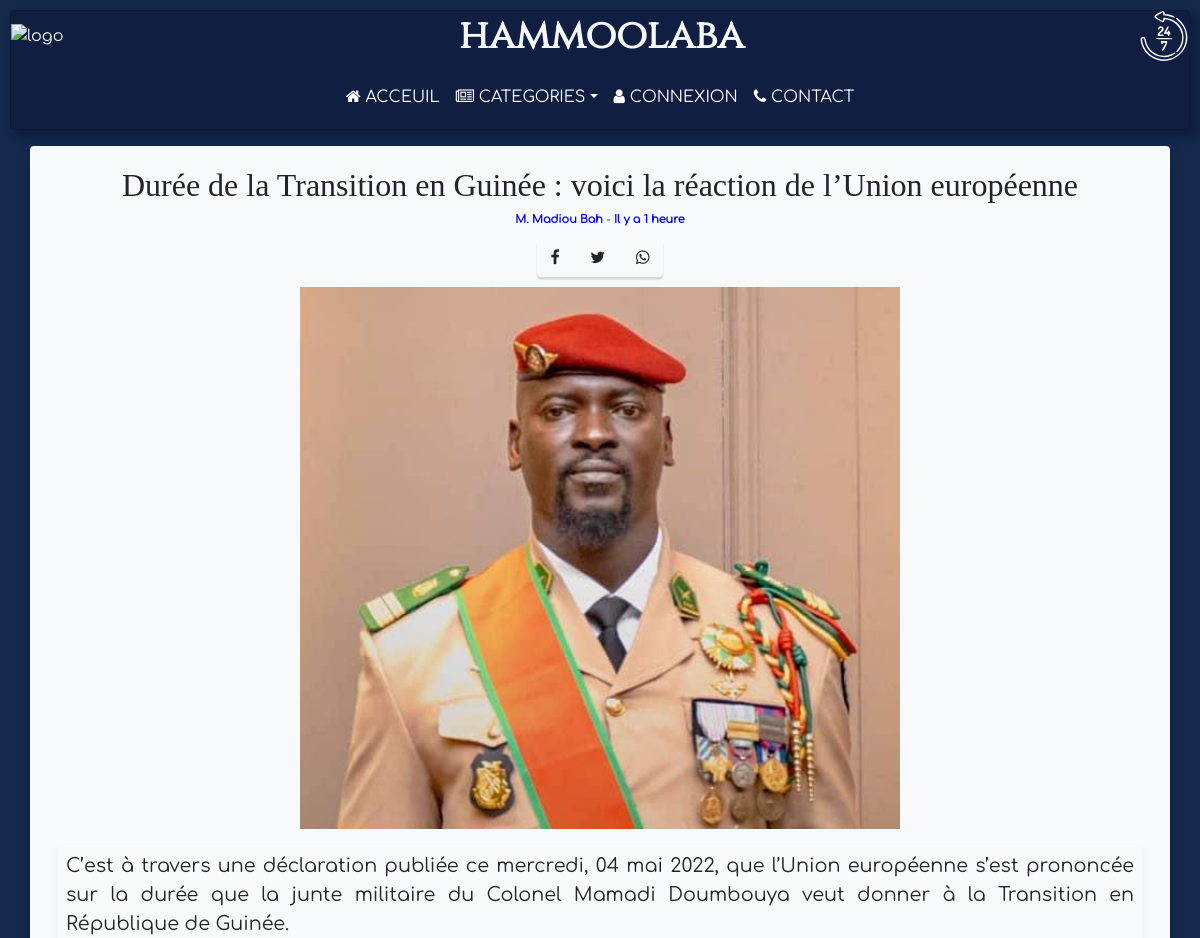
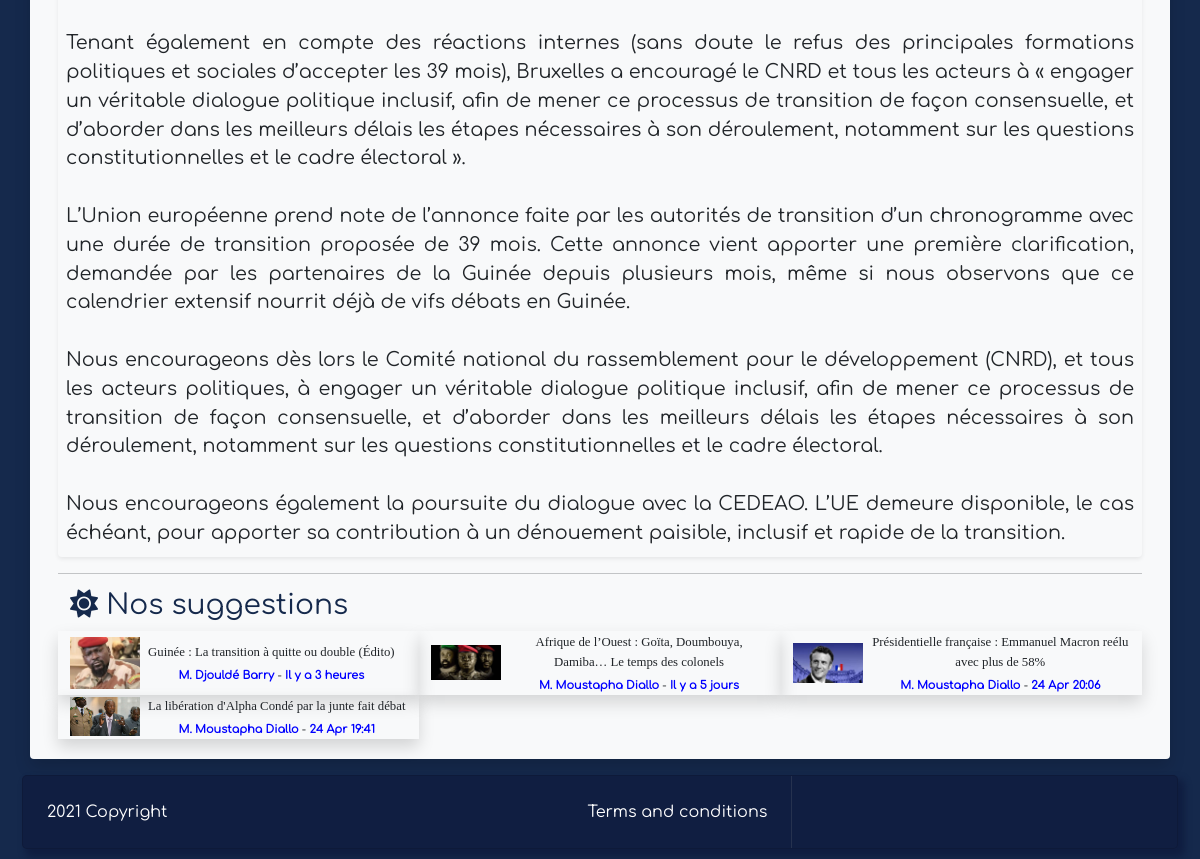
Screenshot of /article.php?id=31 with the database file from the repository (2 pictures, top to bottom).
### tables this page shows
CREATE TABLE `articles` (
  `id` int NOT NULL AUTO_INCREMENT,
  `title` varchar(255) NOT NULL,
  `dateposted` datetime NOT NULL,
  `body` text NOT NULL,
  `imgpath` varchar(100) NOT NULL,
  `cat_id` int NOT NULL,
  `author_id` int NOT NULL,
  PRIMARY KEY (`id`),
  KEY `cat_id` (`cat_id`),
  KEY `fk_author_id_users_id` (`author_id`),
  CONSTRAINT `articles_ibfk_1` FOREIGN KEY (`cat_id`) REFERENCES `categories` (`id`),
  CONSTRAINT `fk_author_id_users_id` FOREIGN KEY (`author_id`) REFERENCES `users` (`id`)
);

CREATE TABLE `users` (
  `id` int NOT NULL AUTO_INCREMENT,
  `name` varchar(100) NOT NULL,
  `username` varchar(20) NOT NULL,
  `password` varchar(20) NOT NULL,
  `email` varchar(100) NOT NULL,
  `role` char(1) NOT NULL DEFAULT '0',
  PRIMARY KEY (`id`),
  UNIQUE KEY `username` (`username`),
  UNIQUE KEY `email` (`email`)
);

### functions.php (called while the page is built, shortened)
<?php
function date_duree($from){
  $to = time();
  $from = strtotime($from);
  $diff = ($to - $from);
  if($diff < 3600){
    $duree = sprintf("%d", $diff / 60);
    return "Il y a " . $duree . " minute" . ($duree > 1 ? "s" : "");
  }
  else if($diff < 86400){
    $duree = sprintf("%d", $diff / 3600);
    return "Il y a " . $duree . " heure" . ($duree > 1 ? "s" : "");
  }
  else if($diff < 86400 * 7){
    $duree = sprintf("%d", $diff / 86400);
    return "Il y a " . $duree . " jour" . ($duree > 1 ? "s" : "");
  }
  else if($diff < 86400 * 364.25){
    return date('d M H:i', $from);
  }
  else
    return date('D d M Y H:i', $from);
}

### config.php (called while the page is built, shortened)
<?php
  $config_imgarticle_folder = "Images/articles";

### article.php (the view, shortened to what this page needs)
<?php
    if(!isset($_GET['id'])){
        header("Location:index.php");
    }
    else{
        require "config.php";
        require "functions.php";
        $id = (int)$_GET['id'];
        $db = new mysqli($hname, $uname, $pword, $dbase);
        $resultarticle = $db->query("SELECT articles.*, categories.name AS cat_name, users.name AS author_name FROM articles INNER JOIN categories ON articles.cat_id = categories.id INNER JOIN users ON users.id = articles.author_id WHERE articles.id = " . $id);
        if($resultarticle->num_rows !== 1) {
            header("Location:index.php");
        }
        else{
            $rowarticle = $resultarticle->fetch_array(MYSQLI_ASSOC);
        }
    }
    require "includes/header.php" ;
?>
<h1 class='title text-center mx-5 mt-3'><?=$rowarticle['title']?></h1>
<p class='infos-sup'><span class="auteur-article"><?= $rowarticle['author_name'] ?></span> - <span class="heure-publication"><?= date_duree($rowarticle['dateposted']) ?></span></p>
<div class="d-flex align-items-center justify-content-center align-items-center">
    <div class="share" title="Fonctionnalités non disponnibles" data-bs-toggle='tooltip' data-bs-placement='top'>
        <a href="#" class="btn rounded-50"><i class="fa fa-facebook"></i></a>
        <a href="#" class="btn rounded-50"><i class="fa fa-twitter"></i></a>
        <a href="#" class="btn rounded-50"><i class="fa fa-whatsapp"></i></a>
    </div>
</div>
<div>
    <div class="d-flex align-items-center justify-content-center">
        <img src="<?= $config_imgarticle_folder . '/' . $rowarticle['imgpath'] ?>" width="600" height = "" alt="photo article"/>
    </div>
    <div class="article-body shadow-sm rounded p-2 m-3">
        <?= html_entity_decode(nl2br($rowarticle['body'])) ?>
    </div>
</div>
<div class="row  m-3">
	<?php
        $resultarticle = $db->query("SELECT articles.id, title, imgpath, dateposted, users.name AS author_name FROM articles INNER JOIN users ON articles.author_id = users.id WHERE cat_id = " . $rowarticle['cat_id'] . " AND articles.id != " . $id . " ORDER BY dateposted DESC LIMIT 6");
        if($resultarticle->num_rows > 0){
            echo "<hr>";
            echo "<h3 style='color : rgba(21, 41, 76);'><i class='sun fas fa-sun'></i> Nos suggestions</h3>";
            while($rowarticle = $resultarticle->fetch_array(MYSQLI_ASSOC)){
                echo
                '<div class="suggestion d-flex align-items-center col-md-6 col-lg-4 shadow">'
                    . '<div><img src="' . $config_imgarticle_folder . '/' . $rowarticle['imgpath'] . '" width="70" alt="Image"></div>'
                    . '<div class="ms-2">'
                        . '<h4 class="article-title"><a href="article.php?id=' . $rowarticle['id'] . '">'. $rowarticle['title'] . '</a></h4>'
                        . '<p class="infos-sup"><span class="auteur-article">' . $rowarticle['author_name'] . '</span> - <span class="heure-publication">'. date_duree($rowarticle['dateposted']) . '</span></p>'
                    . '</div>'
                . '</div>';
            }
        }
    ?>
</div>
<?php require "includes/footer.php" ; ?>

### css/index.css (style rules this page uses)
body { padding : 10px; font-family: 'Comfortaa'; background-color: #15294c; }
.title { font-size: 2em; }
.article-title, .title { font-family: "Ballo2"; }
.article-title a, .urgent a, .category-name a { color : black; text-decoration: none; font-size: 1.1em; }
.article-title { text-align:center; }
.article-title a { color : inherit; text-decoration: none; font-size: 0.8em; }
.auteur-article, .heure-publication { color : blue; font-weight: bold; }
.infos-sup { text-align: center; font-size: 0.7em; }

### css/article.css (style rules this page uses)
.article-body { text-align : justify; font-size: 1.2em; font-family: 'Comfortaa', cursive; }
.article-title { font-size: 1em; }
.infos-sup { margin : 0; }
.share { margin : 10px 0; box-shadow: 0 0.15rem 0.10rem rgba(0,0, 0, 0.15); border-radius: 0.25rem; }
.sun { animation-name: myRotation; animation-duration: 5s; animation-iteration-count: infinite; }

### rows the page displays
articles: title "Durée de la Transition en Guinée : voici la réaction de l’Union européenne", author.name "M. Madiou Bah", dateposted "Il y a 1 heure", imgpath (picture), body "C’est à travers une déclaration publiée ce mercredi, 04 mai 2022, que l’Union européenne s’est prononcée sur la durée que la junte militaire du Colonel Mamadi Doumbouya veut donner à la Transition en République de Guinée. Tenant également en compte des réactions internes (sans doute le refus des principales formations politiques et sociales d’accepter les 39 mois), Bruxelles a encouragé le CNRD et tous les acteurs à « engager un véritable dialogue politique inclusif, afin de mener ce processus de transition de façon consensuelle, et d’aborder dans les meilleurs délais les étapes nécessaires à son déroulement, notamment sur les questions constitutionnelles et le cadre électoral ». L’Union…"
articles: imgpath (picture), title "Guinée : La transition à quitte ou double (Édito)", author.name "M. Djouldé Barry", dateposted "Il y a 3 heures"
articles: imgpath (picture), title "Afrique de l’Ouest : Goïta, Doumbouya, Damiba… Le temps des colonels", author.name "M. Moustapha Diallo", dateposted "Il y a 5 jours"
articles: imgpath (picture), title "Présidentielle française : Emmanuel Macron reélu avec plus de 58%", author.name "M. Moustapha Diallo", dateposted "24 Apr 20:06"
articles: imgpath (picture), title "La libération d'Alpha Condé par la junte fait débat", author.name "M. Moustapha Diallo", dateposted "24 Apr 19:41"
